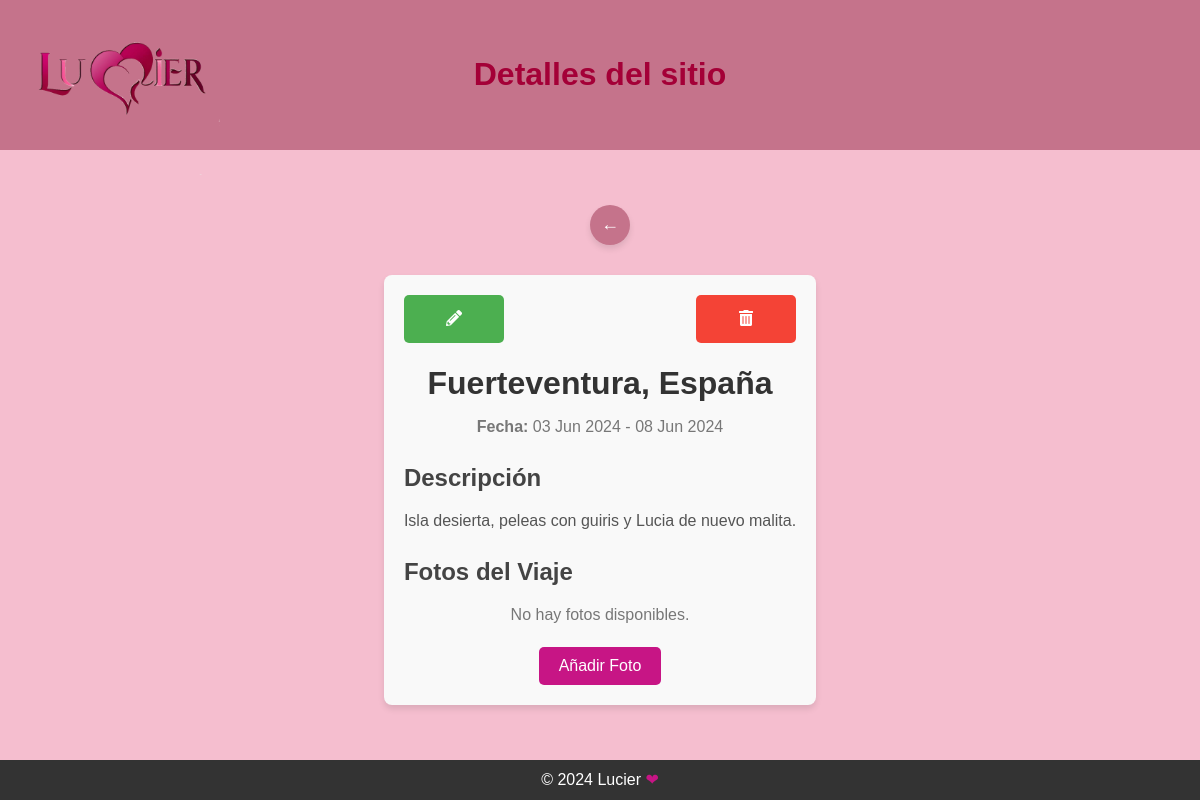
The app's page /sites/2/ with its own data.
### sites/models.py (models this page shows, shortened)
class Site(models.Model):
    name = models.CharField(max_length=200)
    description = models.TextField()
    start_date = models.DateField()
    end_date = models.DateField()
    latitude = models.FloatField()
    longitude = models.FloatField()

### sites/views.py (the view)
# urls.py: path('<int:pk>/', views.site_details_page, name='site_details_page'),
def site_details_page(request, pk):
    site = get_object_or_404(Site, pk=pk)
    return render(request, 'site_details_page.html', {'site': site})

### sites/templates/site_details_page.html (shortened to what this page needs)
<!DOCTYPE html>
<html lang="es">
<head>
    {% load static %}
    <link rel="stylesheet" href="{% static 'css/general.css' %}">
    <link rel="stylesheet" href="{% static 'css/site_details_page.css' %}">
    <link href="https://cdnjs.cloudflare.com/ajax/libs/font-awesome/5.15.4/css/all.min.css" rel="stylesheet">
</head>
<body>
    <header class="header">
        <div class="logo-container">
            <a href="{% url 'core:home_page' %}">
                <img src="{% static 'images/Lucier.png' %}" alt="Logo Lucier" class="logo">
            </a>
        </div>
        <div class="header-content">
            <h1>Detalles del sitio</h1>
        </div>
    </header>
    <div class="main-container">
        <div class="back-button-container">
            <a href="{% url 'sites:sites_page' %}" class="btn-back" aria-label="Volver a la lista de sitios">&#8592;</a>
        </div>
        <main class="main-content">
            <div class="site-details">
                <header class="site-header">
                    <div class="action-buttons">
                        <a href="{% url 'sites:edit_site' site.pk %}" class="btn-edit"><i class="fas fa-pencil-alt"></i></a>
                        <form action="{% url 'sites:delete_site' site.pk %}" method="post" class="btn-delete-form">
                            <button type="submit" class="btn-delete" onclick="return confirm('¿Estás seguro de que deseas eliminar este sitio?')"><i class="fas fa-trash-alt"></i></button>
                        </form>
                    </div>
                    <h2>{{ site.name }}</h2>
                    <p class="date">
                        <strong>Fecha:</strong>
                        {{ site.start_date|date:"d M Y" }} - {{ site.end_date|date:"d M Y" }}
                    </p>
                </header>
                <section class="description">
                    <h3>Descripción</h3>
                    <p>{{ site.description }}</p>
                </section>
                <section class="photos">
                    <h3>Fotos del Viaje</h3>
                    {% if site.photos.all %}
                        <div class="photos-gallery">
                            {% for photo in site.photos.all %}
                                <div class="photo-card">
                                    <img src="/media/{{ photo.image }}" alt="Foto de {{ site.name }}" class="trip-photo" onclick="openModal('/media/{{ photo.image }}', '{{ forloop.counter0 }}', '{{photo.id}}')">
                                </div>
                            {% endfor %}
                        </div>
                        <div id="photo-modal" class="photo-modal">
                            <div class="modal-header">
                                <button class="btn-download" onclick="downloadImage()"><i class="fas fa-download"></i></button>
                                <button class="btn-delete" onclick="deleteImage('{{ site.pk }}', '{{ photo.id }}')"><i class="fas fa-trash-alt"></i></button>
                                <span class="close" onclick="closeModal()">&times;</span>
                            </div>
                            <span class="nav-arrow left-arrow" onclick="navigateModal(-1)">&#10094;</span>
                            <span class="nav-arrow right-arrow" onclick="navigateModal(1)">&#10095;</span>
                            <img class="modal-content" id="modal-image">
                        </div>
                        <div class="pop-up" id="popup">
                            <p id="popupMessage"></p>
                            <button onclick="closePopup('{{site.pk}}')">Cerrar</button>
                        </div>
                        <div class="add-photo-container">
                            <a href="{% url 'sites:add_photos' pk=site.pk %}" class="btn-add-photo">
                                <button type="button">Añadir Foto</button>
                            </a>
                        </div>
                    {% else %}
                        <p>No hay fotos disponibles.</p>
                        <div class="add-photo-container">
                            <a href="{% url 'sites:add_photos' pk=site.pk %}" class="btn-add-photo">
                                <button type="button">Añadir Foto</button>
                            </a>
                        </div>
                    {% endif %}
                </section>
            </div>
        </main>
    </div>
    <footer class="footer">
        <p>&copy; 2024 Lucier <span style="color: #C71585;">❤</span></p>
    </footer>
</body>
</html>

### static/css/general.css (style rules this page uses)
* { margin: 0; padding: 0; box-sizing: border-box; }
body { font-family: 'Arial', sans-serif; background-color: #f2f2f2; color: #333; line-height: 1.6; margin: 0; padding: 0; min-height: 100vh; display: flex; flex-direction: column; }
.main-container { flex: 1; display: flex; flex-direction: column; justify-content: center; align-items: center; background-color: rgb(245, 190, 207); min-height: calc(100vh - 160px); overflow: hidden; }
.main-content { padding-top: 30px; padding-bottom: 60px; }
.header { background-color: rgb(197, 115, 139); color: rgb(164, 0, 55); text-align: center; padding: 1em 0; box-shadow: 0 2px 4px rgba(0, 0, 0, 0.1); display: flex; justify-content: center; align-items: center; height: 150px; }
.header-content { text-align: center; }
.header-content h1 { font-size: 2rem; }
.logo-container { position: absolute; top: -25px; left: 20px; }
.logo { width: 200px; height: auto; }
.footer { background-color: #333; color: white; text-align: center; padding: 7px; position: fixed; bottom: 0; width: 100%; flex-shrink: 0; text-align: center; }
.footer p { font-size: 1rem; margin: 0; }
.back-button-container { margin-top: 20px; margin-left: 20px; z-index: 10; }
.btn-back { display: flex; justify-content: center; align-items: center; width: 40px; height: 40px; background-color: rgb(197, 115, 139); color: #fff; text-decoration: none; font-size: 18px; border-radius: 50%; box-shadow: 0 4px 6px rgba(0, 0, 0, 0.1); transition: background-color 0.3s ease, transform 0.3s ease; }

### static/css/site_details_page.css (style rules this page uses)
.site-details { max-width: 900px; margin: 0 auto; padding: 20px; background-color: #f9f9f9; border-radius: 8px; box-shadow: 0 4px 6px rgba(0, 0, 0, 0.1); font-family: Arial, sans-serif; line-height: 1.6; }
.action-buttons { display: flex; justify-content: space-between; margin-bottom: 15px; }
.action-buttons a.btn-edit, .action-buttons form .btn-delete { display: inline-block; padding: 12px 20px; font-size: 16px; font-family: inherit; color: white; background-color: #4CAF50; text-align: center; text-decoration: none; border: none; border-radius: 5px; cursor: pointer; box-sizing: border-box; min-width: 100px; height: 50px; line-height: 1; }
.action-buttons a.btn-edit, .action-buttons form .btn-delete { width: auto; height: auto; line-height: 1.5; }
.action-buttons form .btn-delete { background-color: #f44336; }
.action-buttons a.btn-edit, .action-buttons form .btn-delete { line-height: 1.5; }
.site-header { text-align: center; margin-bottom: 20px; }
.site-header h2 { font-size: 2rem; color: #333; }
.site-header .date { font-size: 1rem; color: #777; margin-top: 5px; }
.description { margin-bottom: 20px; }
.description h3, .photos h3 { font-size: 1.5rem; color: #444; margin-bottom: 10px; }
.description p { font-size: 1rem; color: #555; }
.photos p { text-align: center; font-size: 1rem; color: #777; }
.add-photo-container { margin-top: 20px; text-align: center; }
.btn-add-photo button { background-color: #C71585; color: white; border: none; padding: 10px 20px; cursor: pointer; border-radius: 5px; font-size: 16px; }

### records on screen
Site: name "Fuerteventura, España", start_date "03 Jun 2024", end_date "08 Jun 2024", description "Isla desierta, peleas con guiris y Lucia de nuevo malita."
